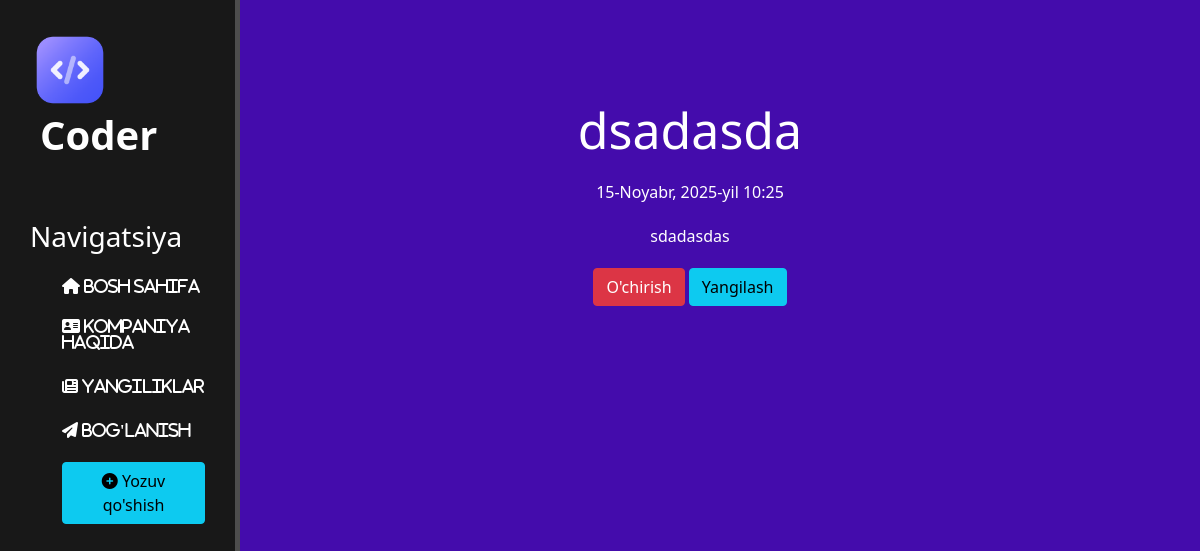
Before: /news/3 with the older database file.
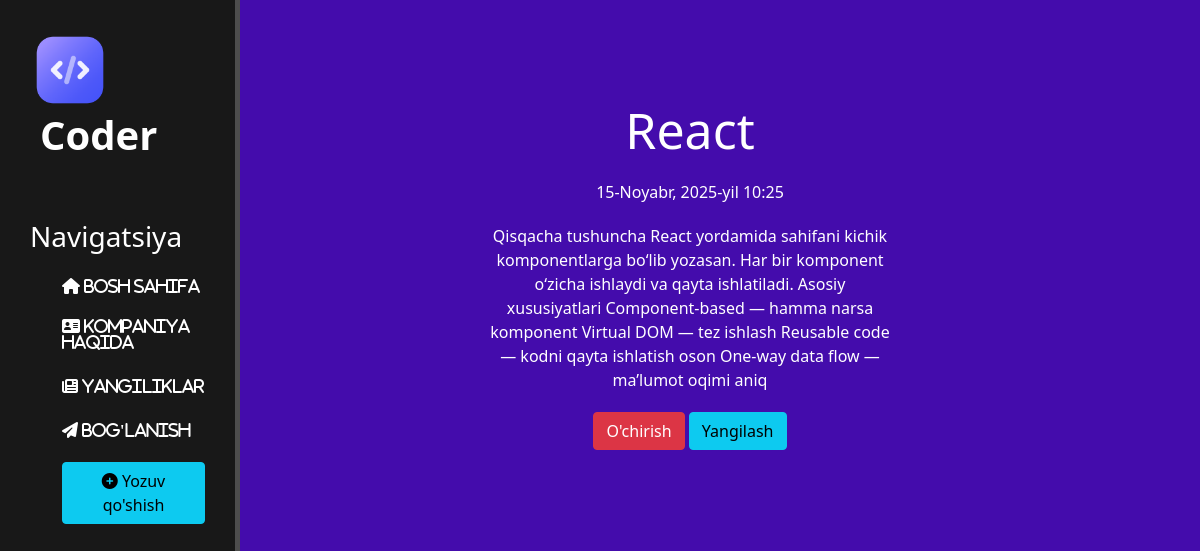
After: the same page with the newer database file.
### news/models.py (models this page shows, shortened)
class News(models.Model):
    title = models.CharField('Nomi', max_length=255)
    anons = models.CharField('Anons', max_length=255)
    full_text = models.TextField('Maqola')
    date = models.DateTimeField('Nashr etilgan sana')
    class Meta:
        verbose_name = 'Yangilik'
        verbose_name_plural = 'Yangiliklar'

### news/views.py (the view)
# urls.py: path('<int:pk>', views.NewsDetailView.as_view(), name='news_detail'),
class NewsDetailView(DetailView):
    model = News
    template_name = 'news/details_view.html'
    context_object_name = 'article'

### news/templates/news/details_view.html (shortened to what this page needs)
{% extends 'main/layout.html'%}
{% block content%}
<div class="features">
   <h1>{{ article.title }}</h1>
   <p>{{ article.date }}</p>
   <p>{{ article.full_text }}</p>
   <a href="{% url 'news_delete' article.id %}" class="btn btn-danger">O'chirish</a>
   <a href="{% url 'news_update' article.id %}" class="btn btn-info">Yangilash</a>
</div>
{% endblock %}

Changed rows visible on the page:
changed News: title "dsadasda" → "React"; full_text "sdadasdas" → "Qisqacha tushuncha React yordamida sahifani kichik komponentlarga bo‘lib yozasan. Har bir komponent o‘zicha ishlaydi va qayta ishlatiladi. Asosiy xususiyatlari Component-based — hamma narsa komponent Virtual DOM — tez ishlash Reusable code — kodni qayta ishlatish oson One-way data flow — ma’lumot oqimi aniq"
